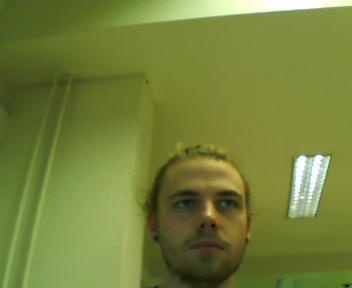
#> input picture test_webcam0.jpg, 352 x 288 px, given in place of the camera
$ python twocams.py
#> lines starting #> are read from the running program, lines starting #| are printed output that depends on the picture; after the words box and inside, x2 and y2 are one past the last pixel; in counts of white or black regions, pixels touching at a corner belong together
import cv2
#import cv2.cv as cv
import numpy as np

FRAME_WIDTH = 3
FRAME_HEIGHT = 4
CV_CAP_PROP_CONVERT_RGB = 16
CV_CAP_PROP_FORMAT = 8

def nothing(x):
    pass

# create trackbars for color change
cv2.namedWindow('parameters')
cv2.createTrackbar('R_min','parameters',0,255,nothing)
#> slider 'R_min' is set to 51
cv2.createTrackbar('R_max','parameters',0,255,nothing)
#> slider 'R_max' is set to 255
cv2.createTrackbar('B_min','parameters',0,255,nothing)
#> slider 'B_min' is set to 51
cv2.createTrackbar('B_max','parameters',0,255,nothing)
#> slider 'B_max' is set to 255
cv2.createTrackbar('G_min','parameters',0,255,nothing)
#> slider 'G_min' is set to 51
cv2.createTrackbar('G_max','parameters',0,255,nothing)
#> slider 'G_max' is set to 255

#start video capture 0-> integrated webcam 1-> usb webcam//
cap = cv2.VideoCapture(0)
#cap2 = cv2.VideoCapture(1)

#set the camera resolution
cap.set(FRAME_WIDTH,1280)
cap.set(FRAME_HEIGHT,720)
# [5 lines of commented-out code are left out]

x=1

while(True):
    x=0
    # Capture frame-by-frame
    ret, frame = cap.read()
#> frame is the input picture: shape (288, 352, 3); mean B, G, R 58.4, 128.6, 116.3
    #ret2, frame2 = cap2.read()

    #gray = cv2.cvtColor(frame2, cv2.COLOR_BGR2GRAY)

    rbg = [4]
    rbg = cv2.split(frame)

    #print(rbg[0])

    #(frame_b,frame_g,frame_r) = cv2.split(frame)

    # define range of blue color in HSV from the trackbar positions
    Rtt=cv2.getTrackbarPos('R_min','parameters')
    Rut=cv2.getTrackbarPos('R_max','parameters')
    Btt=cv2.getTrackbarPos('B_min','parameters')
    But=cv2.getTrackbarPos('B_max','parameters')
    Gtt=cv2.getTrackbarPos('G_min','parameters')
    Gut=cv2.getTrackbarPos('G_max','parameters')

    minColour = np.array([Btt,Gtt,Rtt])
    maxColour = np.array([But,Gut,Rut])

    mask = cv2.inRange(frame, minColour, maxColour)
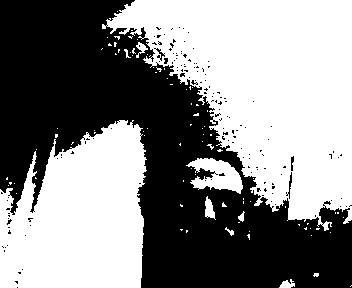
#> mask: shape (288, 352); 53% white; 149 black regions (144 under 20 px), largest, box (x1, y1, x2, y2) and area: (0, 0, 352, 288) 47010, (286, 172, 292, 199) 49, (154, 48, 165, 61) 44, (291, 156, 294, 171) 32, (164, 58, 168, 64) 20
    out = cv2.bitwise_and(frame, frame, mask = mask)
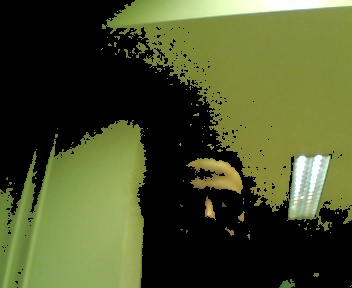
#> out: shape (288, 352, 3); mean B, G, R 40.9, 80.9, 73.2


    # Display the resulting frame
    cv2.imshow('frame',frame)
    cv2.imshow('rbg', out)
    #cv2.imshow('frame_2_gray',gray)

    if cv2.waitKey(1) & 0xFF == ord('q'):
#> (key q is pressed here)
        break

# When everything done, release the capture
cap.release()
cv2.destroyAllWindows()

$ run again, on test_webcam1.jpg
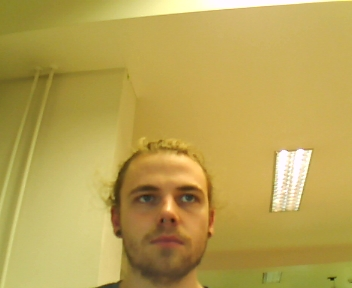
#> input picture test_webcam1.jpg, 352 x 288 px, given in place of the camera
#> frame is the input picture: shape (288, 352, 3); mean B, G, R 82.9, 162.1, 185.5
#> `mask = cv2.inRange(frame, minColour, maxColour)`:
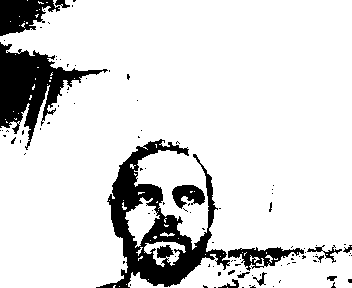
#> mask: shape (288, 352); 86% white; 103 black regions (89 under 20 px), largest, box (x1, y1, x2, y2) and area: (96, 139, 230, 288) 6532, (0, 42, 108, 150) 4200, (0, 0, 60, 36) 1359
#> `out = cv2.bitwise_and(frame, frame, mask = mask)`:
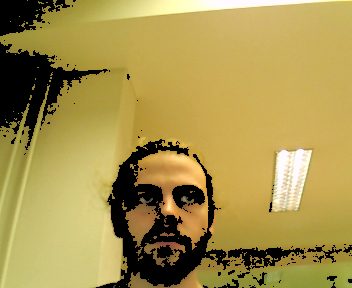
#> out: shape (288, 352, 3); mean B, G, R 77, 147, 166.7
